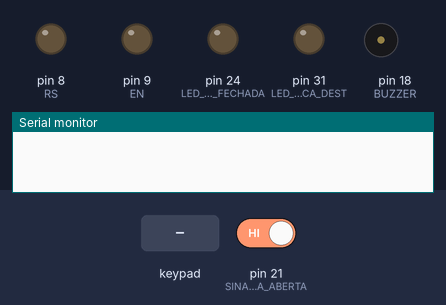
Bench run of a sketch on a simulated Arduino Mega 2560, built with avr-gcc and run on an emulated ATmega2560. On the bench: output pins drawn as LEDs (lit = HIGH), buzzer (waves = sounding, pin HIGH), the last lines printed to the serial monitor. Dashed ring = blinking. Inputs (shaded band) come from the test bench; at power-on: pin 21 (SINAL_PORTA_ABERTA) HIGH. Pins used as bus, display or sensor lines are not drawn.

Above: at 1.5 s.
1.6 s: keypad keys 1 2 3 4 5 6 # pressed 0.4 s apart
At 5.7 s:
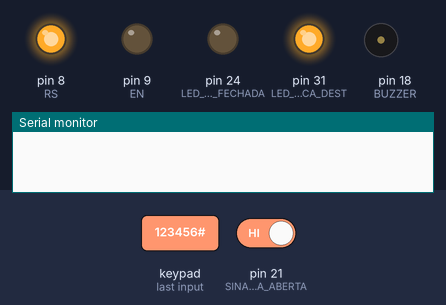
5.9 s: key '*' pressed
At 7.2 s:
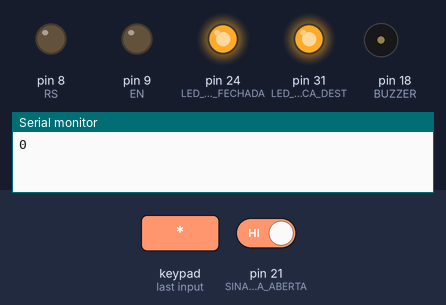
8.1 s: key '#' pressed
At 9.8 s:
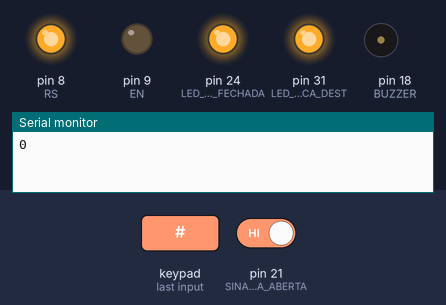
11.1 s: pin 21 (SINAL_PORTA_ABERTA) driven LOW
At 13.98 s:
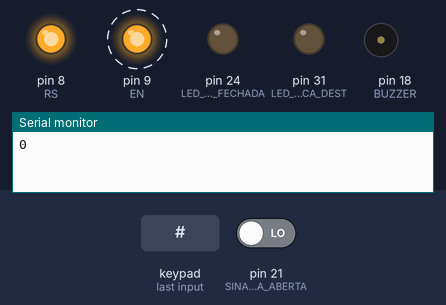
14.1 s: pin 21 (SINAL_PORTA_ABERTA) driven HIGH
At 15.4 s:
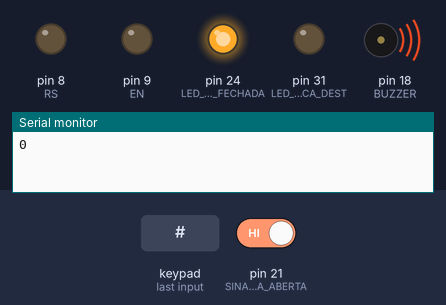
15.7 s: keypad keys 1 2 3 4 5 6 pressed 0.4 s apart
At 18.1 s:
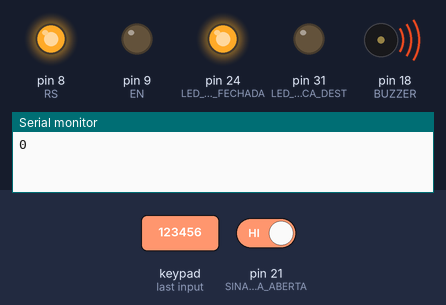
Timing chart, 0 to 19.6 s (numbered marks = the images above; inputs shaded):
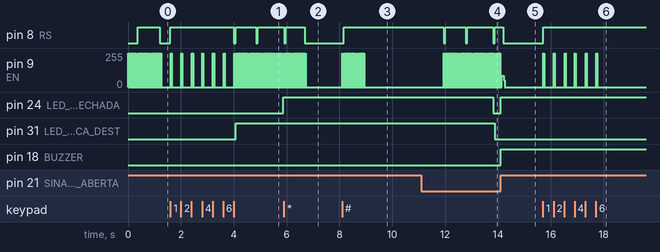

Measured:
- after the input at 1.6 s, pin 8 (RS): goes HIGH 2.4 s, LOW 0.06 s, HIGH 0.78 s, LOW 0.06 s, then HIGH, starting at once; pin 24 (LED_PORTA_FECHADA): LOW → HIGH after 4.3 s; pin 31 (LED_TRANCA_DEST): LOW → HIGH after 2.5 s
- after the input at 5.9 s, pin 8 (RS): HIGH → LOW at once, → HIGH 0.06 s later, → LOW 0.72 s later; pin 9 (EN): alternates 255/255 for 0.01 s and 0/255 for 0.02 s, 56 changes in all, then stays 0/255, starting at once
- after the input at 8.1 s, pin 8 (RS): LOW → HIGH after 0.06 s; pin 9 (EN): alternates 255/255 for 0.01 s and 0/255 for 0.02 s, 56 changes in all, then stays 0/255, starting at once
- after the input at 11.1 s, pin 24 (LED_PORTA_FECHADA): HIGH → LOW after 2.7 s; pin 31 (LED_TRANCA_DEST): HIGH → LOW after 2.8 s
- after the input at 14.1 s, pin 8 (RS): HIGH → LOW after 0.10 s instead of 0.62 s; pin 24 (LED_PORTA_FECHADA), pin 18 (BUZZER): LOW → HIGH at once
- after the input at 15.7 s, pin 8 (RS): LOW → HIGH at once; pin 9 (EN): 0/255 → 255/255 at once, then repeats every 0.40 s: 0/255 0.02 s, 255/255 0.01 s, 0/255 0.36 s, 255/255 0.01 s, until it stays 0/255 from 17.8 s

The sketch:

Cofre.ino
```cpp
// Desenvolvido por Gustavo Melo
// Email: gustavo.pereira96@edu.pucrs.br

#include <Key.h>
#include <Keypad.h>

bool portaAberta = false;
int senha = 123456;
bool trancaDestr = false;
bool violado = false;
const int MAX_TENTATIVAS = 3;
int temporizador = 60;
char tecla;
const byte LINHAS = 4;
const byte COLUNAS = 3;
int senhaDigitada = 0;
int vzRestante = 52; //4 em ASCII
bool tranca = false;
bool senhaOK = false;


#define LED_TRANCA_DEST 31
#define SINAL_PORTA_ABERTA 21
#define BUZZER 18
#define LED_PORTA_FECHADA 24

#define RS  8
#define EN  9

#define D7  7
#define D6  6
#define D5  5
#define D4  4

char matriz_teclas[LINHAS][COLUNAS] =
{
  {'1','2','3'},
  {'4','5','6'},
  {'7','8','9'},
  {'*','0','#'}
};


byte PinosLinhas[LINHAS] = {A8, A9, A10, A11};

byte PinosColunas[COLUNAS] = {A12, A13, A14};


Keypad teclado = Keypad( makeKeymap(matriz_teclas), PinosLinhas,
                   PinosColunas, LINHAS, COLUNAS);
void lcd_config()
{

    pinMode(RS, OUTPUT);
    pinMode(EN, OUTPUT);
    pinMode(D7, OUTPUT);
    pinMode(D6, OUTPUT);
    pinMode(D5, OUTPUT);
    pinMode(D4, OUTPUT);

  // 0x02
  lcd_write(0,0x02);

  // 0x28
    lcd_write(0,0x28);

    // 0x0f
    lcd_write(0,0x0e);

    // 0x06
    lcd_write(0,0x06);

    // 0x01
    lcd_write(0,0x01);

}


void lcd_enable()
{
    digitalWrite(EN,0);
    delay(10);
    digitalWrite(EN,1);
    delay(10);
    digitalWrite(EN,0);
    delay(10);
}

void lcd_write(int tipo, int dado)
{
  int b7, b6, b5, b4, b3, b2, b1, b0 = 0;

    if (tipo == 0)
    {
      digitalWrite(RS,0);
    }
    else
    {
      digitalWrite(RS,1);
    }


    b7 = (0x80 & dado) >> 7;
    b6 = (0x40 & dado) >> 6;
    b5 = (0x20 & dado) >> 5;
    b4 = (0x10 & dado) >> 4;
    b3 = (0x08 & dado) >> 3;
    b2 = (0x04 & dado) >> 2;
    b1 = (0x02 & dado) >> 1;
    b0 = (0x01 & dado) >> 0;

  digitalWrite(D7, b7);
  digitalWrite(D6, b6);
  digitalWrite(D5, b5);
  digitalWrite(D4, b4);

  lcd_enable();

  digitalWrite(D7, b3);
  digitalWrite(D6, b2);
  digitalWrite(D5, b1);
  digitalWrite(D4, b0);

  lcd_enable();

}
String readVal()
{
    interrupts();
    String myString = "";
    tecla = teclado.getKey();
    while (tecla != '#')
    {
      tecla = teclado.getKey();
      if ((tecla != NO_KEY) && (tecla != '#'))
      {
          myString.concat(tecla);
          lcd_write(1,'*');
      }
    }
  if(tecla=='#')
  {return(myString);}

}
void trocaSenha(bool tranca)
{
    char teclaTrocaSenha = teclado.getKey();
    if(teclaTrocaSenha == '*')
    {
      lcd_write(0,0x01); //limpa tela
      char msgDigiteSenha[] = "Nova senha: ";
      for(int i=0; i<sizeof(msgDigiteSenha)-1; i++)
      {
        lcd_write(1, msgDigiteSenha[i]);
      }
      lcd_write(0, 0xc0);
      senha = readVal().toInt();
      lcd_write(0,0x01);
      char msgSenhaOK[] = "Nova Senha OK";
      for(int i=0; i<sizeof(msgSenhaOK)-1; i++)
      {
        lcd_write(1, msgSenhaOK[i]);
      }
      delay(3000);
      if(tranca)
      {
        trancaDestravada();
      }
      else
      {
        metPortaAberta();
      }
    }
}
void trancaDestravada()
{
    lcd_write(0,0x01); //limpa tela
  trancaDestr = true;
  digitalWrite(LED_TRANCA_DEST, trancaDestr);
    tranca = trancaDestr;
    char msg[] = "Tranca Destr.";
    for(int i=0; i<sizeof(msg)-1; i++)
    {
      lcd_write(1, msg[i]);
    }
  lcd_write(0, 0xc0);
    char msgTrocaSenha[] = "Ap * troca senha";
    for(int i=0; i<sizeof(msgTrocaSenha)-1; i++)
    {
      lcd_write(1, msgTrocaSenha[i]);
    }
}

void metViolado()
{
      digitalWrite(BUZZER, 1);
        lcd_write(0,0x01);
        char msgViolado[] = "Violado! Senha?";
        for(int i=0; i<sizeof(msgViolado)-1; i++)
        {
          lcd_write(1, msgViolado[i]);
        }
}
void metPortaAberta()
{
    portaAberta = digitalRead(SINAL_PORTA_ABERTA);
    digitalWrite(LED_PORTA_FECHADA, portaAberta);
    if(senhaOK != true)
    {
      metViolado();
        lcd_write(0, 0xc0);
        int senhaDesbloqueio = -1;
        senhaDesbloqueio = readVal().toInt();
        if(senhaDesbloqueio != senha)
        {metPortaAberta();}
        trancaDestr = true;
    digitalWrite(LED_TRANCA_DEST, trancaDestr);
        digitalWrite(BUZZER, 0);
        lcd_write(0,0x01);
        char msg[] = "Feche a porta";
        for(int i=0; i<sizeof(msg)-1; i++)
        {
          lcd_write(1, msg[i]);
        }
        while(portaAberta)
        {
          portaAberta = digitalRead(SINAL_PORTA_ABERTA);
          digitalWrite(LED_PORTA_FECHADA, portaAberta);
          delay(10);

        }
        loop();
    }
    else
    {
      lcd_write(0,0x01);
      char msgPortaAberta[] = "Porta Aberta";
      for(int i=0; i<sizeof(msgPortaAberta)-1; i++)
      {
        lcd_write(1, msgPortaAberta[i]);
      }
      lcd_write(0, 0xc0);
      char msgTrocaSenha[] = "Ap * troca senha";
      for(int i=0; i<sizeof(msgTrocaSenha)-1; i++)
      {
        lcd_write(1, msgTrocaSenha[i]);
      }
      tranca = false;
    }
}
void senhaCorreta()
{
    vzRestante = 52;
    trancaDestravada();
    while(portaAberta == false)
    {
        trocaSenha(tranca);
        Serial.println(portaAberta);
      portaAberta = digitalRead(SINAL_PORTA_ABERTA);
        digitalWrite(LED_PORTA_FECHADA, portaAberta);
        delay(10);
    }
  //metPortaAberta();
    portaAberta = digitalRead(SINAL_PORTA_ABERTA);
    while(portaAberta == true)
    {
        trocaSenha(tranca);
    portaAberta = digitalRead(SINAL_PORTA_ABERTA);
      delay(10);
    }
    trancaDestr = false;
    senhaOK = false;
}
void senhaIncorreta()
{
    lcd_write(0,0x01); //limpa tela
    trancaDestr = false;
  digitalWrite(LED_TRANCA_DEST, trancaDestr);
    char msg[] = "Senha Incorreta";
    for(int i=0; i<sizeof(msg)-1; i++)
    {
      lcd_write(1, msg[i]);
    }
    lcd_write(0, 0xc0);
    vzRestante--;
    if(vzRestante == 48) //0 em ASCII
    {
      int timer = 53; //5 em ASCII
      lcd_write(0,0x01);
      char msgBloqueado[] = "Bloqueado por";
      for(int i=0; i<sizeof(msgBloqueado)-1; i++)
      {
        lcd_write(1, msgBloqueado[i]);
      }
      lcd_write(0, 0xc0);
      do{
        lcd_write(1, timer);
        char msgSegundos[] = " Segundos";
        for(int i=0; i<sizeof(msgSegundos)-1; i++)
        {
          lcd_write(1, msgSegundos[i]);
        }
        lcd_write(0, 0xc0);
        delay(1000);
        timer--;
      }while(timer > 48);
      vzRestante = 52;
    }
    else
    {
      char msgVzRestante[] = "Vz Restante: ";
      for(int i=0; i<sizeof(msgVzRestante)-1; i++)
      {
        lcd_write(1, msgVzRestante[i]);
      }
      lcd_write(1, vzRestante);
      delay(5000);
    }
}

void msgPadrao(){
    digitalWrite(LED_PORTA_FECHADA, portaAberta);
    lcd_write(0,0x01); //limpa tela
  trancaDestr = false;
  digitalWrite(LED_TRANCA_DEST, trancaDestr);
    char msg[] = "Aguarda Senha:";
    for(int i=0; i<sizeof(msg)-1; i++)
    {
      lcd_write(1, msg[i]);
    }
      lcd_write(0, 0xc0);//desloca cursor baixo primeira coluna

}

void funcaoInterrup()
{
  metPortaAberta();
}

void setup()
{
    Serial.begin(9600);
    lcd_config();
    pinMode(LED_TRANCA_DEST, OUTPUT);
    pinMode(SINAL_PORTA_ABERTA, INPUT);
    attachInterrupt(digitalPinToInterrupt(SINAL_PORTA_ABERTA), funcaoInterrup, RISING);
    pinMode(BUZZER, OUTPUT);
    pinMode(LED_PORTA_FECHADA, OUTPUT);
}

void loop()
{
  msgPadrao();
  senhaDigitada = readVal().toInt();
  if(senhaDigitada == senha)
  {
    senhaOK = true;
  senhaCorreta();
  }
  else
  {
  senhaIncorreta();
    loop();
  }
}
```
